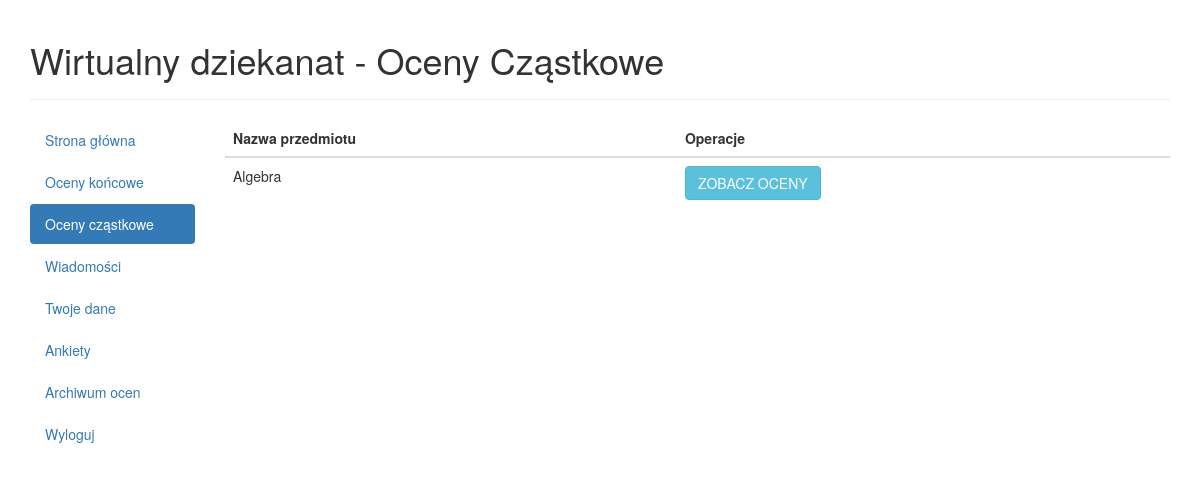
/student/2 (signed in), run on an earlier commit of the app's database.
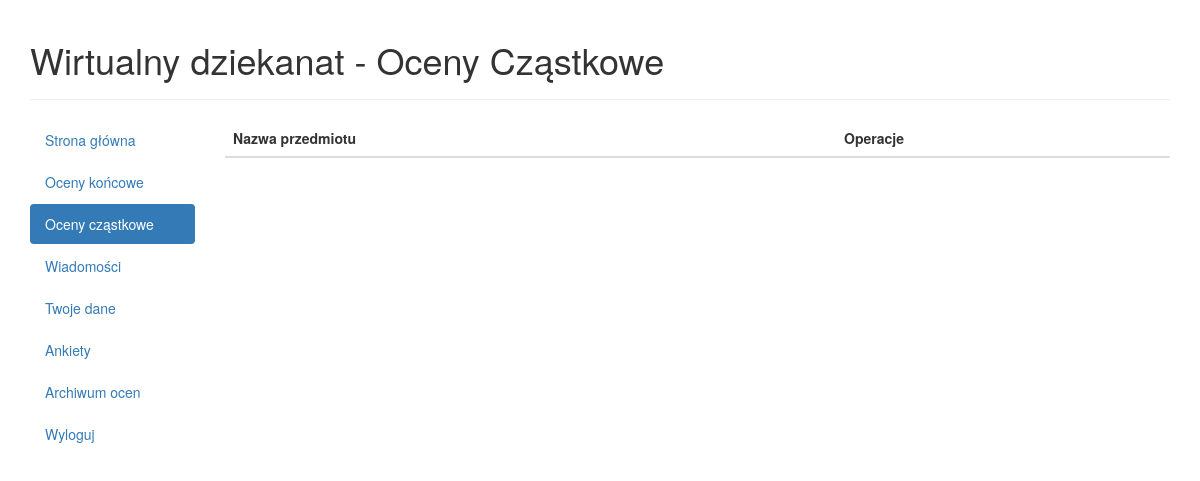
And on a later commit of the database.
### database/models.py (models this page shows, shortened)
class SubjectsStudents(models.Model):
    TERM_CHOICES = (
        (1, '1'),
        (2, '2'),
        (3, '3'),
        (4, '4'),
        (5, '5'),
        (6, '6'),
        (7, '7'),
        (8, '8'),
        (9, '9'),
        (10, '10')
    )
    student_id = models.ForeignKey(Student,blank=True,null=True)
    subject_id = models.ForeignKey(Subject,blank=True,null=True)
    final_grade_id = models.OneToOneField(FinalGrade,blank=True,null=True)
    term_number = models.IntegerField(choices=TERM_CHOICES,default='1',blank=True,null=True)

class Subject(models.Model):
    teacher_id = models.ForeignKey(Teacher)
    name = models.CharField(max_length=20)
    course_homepage = models.CharField(max_length=20, blank=True,null=True)
    ECTS = models.IntegerField(default=3)
    exam = models.BooleanField(default=False, blank=True)

### database/views.py (the view)
# urls.py: url(r'^student/(?P<page_id>[0-9]+)$', views.studentpage, name='studentpage'),
def studentpage(request, page_id):
    if request.user.is_authenticated():
        try:
            st = Student.objects.get(user=request.user)
            subjectsStudents = (subjectStudent for subjectStudent in SubjectsStudents.objects.filter(student_id=st))
            subsubjectsStudents = (subsubjectStudent for subsubjectStudent in
                                   SubsubjectsStudents.objects.filter(student_id=st))
            subjects = (subjects.subject_id for subjects in st.subjectsstudents_set.all())
            subjectsAct = (subjectAct for subjectAct in
                           SubjectsStudents.objects.filter(student_id=st).filter(term_number=st.term_number))
            subjectsArch = (subjectArch for subjectArch in
                            SubjectsStudents.objects.filter(student_id=st).exclude(term_number=st.term_number).order_by(
                                'term_number'))
            survey = (subjectStudent for subjectStudent in Survey.objects.filter(student_id=st))
            if (request.POST.get('message_id', False)):
                messageToMarkRead = Message.objects.filter(student_id=st).filter(is_read=False).get(
                    pk=request.POST.get('message_id', False))
                messageToMarkRead.is_read = True
                messageToMarkRead.save()
            messages = Message.objects.filter(student_id=st).filter(is_read=False).order_by('-date')
            allMessages = Message.objects.filter(student_id=st).order_by('-date')
            return render(request, 'database/studentpage.html',
                          {'student': st, 'subjectsStudents': subjectsStudents, 'messages': messages,
                           'all_messages': allMessages,
                           'page_id': page_id, 'subsubjectsStudents': subsubjectsStudents, 'subjectsAct': subjectsAct,
                           'subjectsArch': subjectsArch, 'survey': survey})
        except Student.DoesNotExist:
            return HttpResponse("Niema studenta")
        except Message.DoesNotExist:
            return HttpResponse("Wiadomosc nie istnieje")
    else:
        return HttpResponse("Nie zalogowany")

### database/templates/database/studentpage.html (shortened to what this page needs)
<!DOCTYPE html>
<html lang="en">
<head>
  <link rel="stylesheet" href="http://maxcdn.bootstrapcdn.com/bootstrap/3.3.4/css/bootstrap.min.css">
</head>
<body>
<div class="container">
	<div class="page-header">
		{% if page_id == '0' %}
			<h1>Wirtualny dziekanat - Strona główna</h1>
        	{% elif page_id == '1' %}
			<h1>Wirtualny dziekanat - Oceny końcowe</h1>
        	{% elif page_id == '2' %}
        	<h1>Wirtualny dziekanat - Oceny Cząstkowe</h1>
        	{% elif page_id == '3' %}
			<h1>Wirtualny dziekanat - Wiadomości</h1>
        	{% elif page_id == '4' %}
			<h1>Wirtualny dziekanat - Twoje dane</h1>
			{% elif page_id == '5' %}
			<h1>Wirtualny dziekanat - Ankiety</h1>
            {% elif page_id == '6' %}
			<h1>Wirtualny dziekanat - Archiwum ocen</h1>
        	{% endif %}
	</div>
  	<div class="row">
    		<div class="col-md-2">
      			<ul class="nav nav-pills nav-stacked">
      				{% if page_id == '0' %}
        			<li class="active"><a href="{% url 'studentpage' '0'%}">Strona główna</a></li>
        			<li><a href="{% url 'studentpage' '1'%}">Oceny końcowe</a></li>
        			<li><a href="{% url 'studentpage' '2'%}">Oceny cząstkowe</a></li>
        			<li><a href="{% url 'studentpage' '3'%}">Wiadomości</a></li>
        			<li><a href="{% url 'studentpage' '4'%}">Twoje dane</a></li>
					<li><a href="{% url 'studentpage' '5'%}">Ankiety</a></li>
                    <li><a href="{% url 'studentpage' '6'%}">Archiwum ocen</a></li>
               <li><a href="{% url 'logout' %}">Wyloguj</a></li>
        			{% elif page_id == '2' %}
        			<li><a href="{% url 'studentpage' '0'%}">Strona główna</a></li>
        			<li><a href="{% url 'studentpage' '1'%}">Oceny końcowe</a></li>
        			<li class="active" ><a href="{% url 'studentpage' '2'%}">Oceny cząstkowe</a></li>
        			<li><a href="{% url 'studentpage' '3'%}">Wiadomości</a></li>
        			<li><a href="{% url 'studentpage' '4'%}">Twoje dane</a></li>
					<li><a href="{% url 'studentpage' '5'%}">Ankiety</a></li>
                    <li><a href="{% url 'studentpage' '6'%}">Archiwum ocen</a></li>
			   <li><a href="{% url 'logout' %}">Wyloguj</a></li>
               {% endif %}
      			</ul>
   		</div>
   		<div class="col-md-10">
   		{% if page_id == '0' %}
			<h2>Witaj {{student.user.first_name}} {{student.user.last_name}}</h2>
				{% if not messages %}
				<h2>Nie masz nowych wiadomości</h2>
						{% else %}
						<h2>Nieprzeczytane wiadomości</h2>
 						 {% for message in messages %}
    					<div class="panel panel-info">
   					 <div class="panel-heading">Od: <b>{{message.teacher_id.user.first_name}} {{message.teacher_id.user.last_name}}</b> Data: <b>{{message.date}}</b></div>
   				 <div class="panel-body">{{message.contents}}</div>
   				 <div class="panel-footer">
    					<form action="{% url 'studentpage' '0' %}" method='post'>
						{% csrf_token %}
						<input type="hidden" name="message_id" value="{{message.pk}}" />
						<input type="submit" value="Oznacz jako przeczytane"  class="btn btn-info" role="button"/>
						</form>
  			 		 </div>
 						 </div>
					  {% endfor %}
				{% endif %}
        	{% elif page_id == '2' %}
			  <table class="table table-hover">
				<thead>
				  <tr>
					<th>Nazwa przedmiotu</th>
					<th>Operacje</th>
				  </tr>
				</thead>
				<tbody>
				{% for subjectStudent in subjectsStudents %}
					<tr><td>{{subjectStudent.subject_id.name}}</td><td> <a href="{% url 'studentsubject' subjectStudent.subject_id.pk %}" class="btn btn-info" role="button">ZOBACZ OCENY</a></td></tr>
				{% endfor %}
				</tbody>
			  </table>
			{% endif %}
    </div>
  </div>
</div>
</body>
</html>

What changed in the data, as far as the page shows it:
removed SubjectsStudents: subject_id.name "Algebra"
